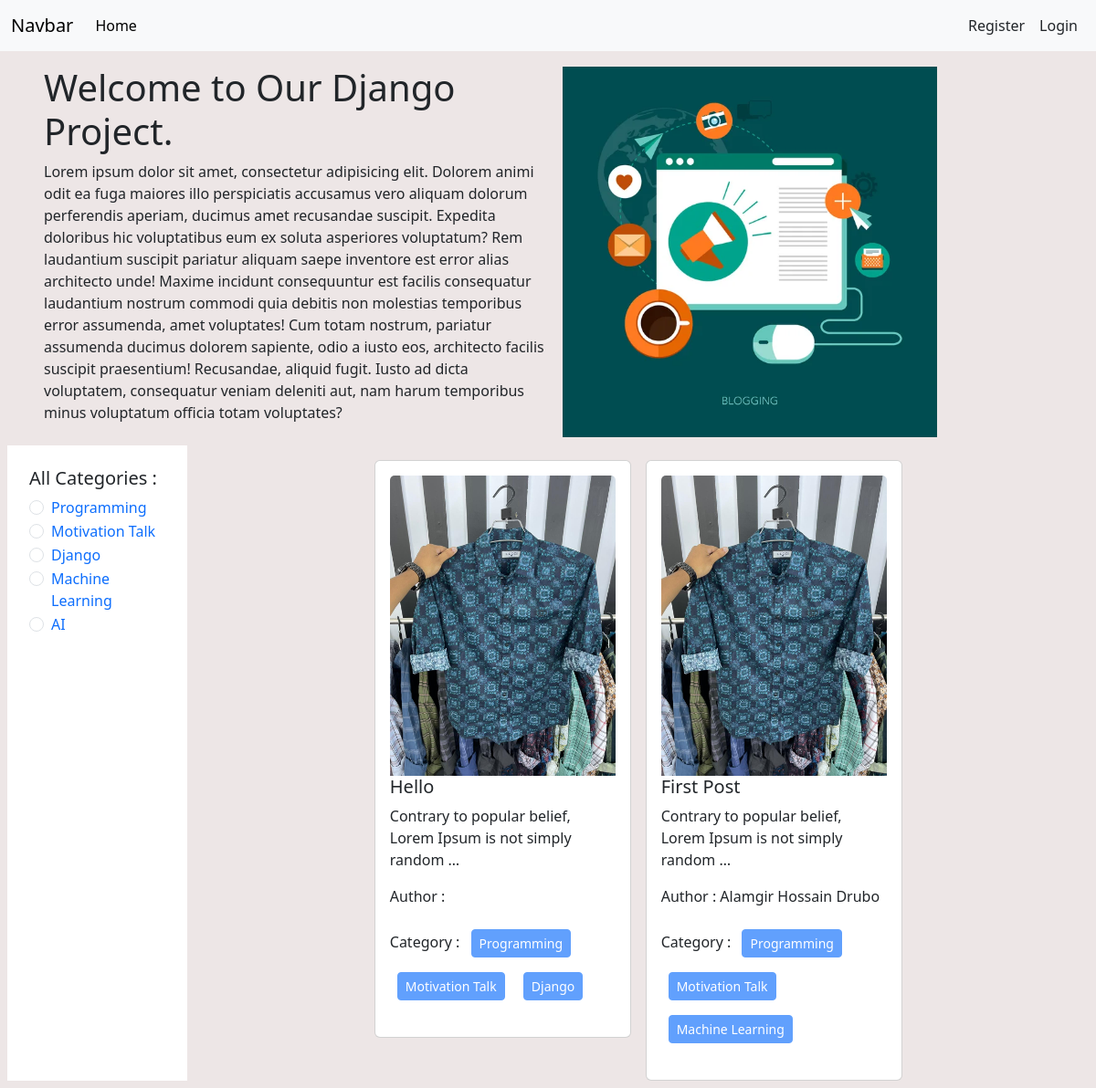
/category/motivation-talk/, run on the app's committed database.
### categories/models.py (models this page shows, shortened)
class Category(models.Model):
    name = models.CharField(max_length=100)
    slug = models.SlugField(max_length=100, unique=True, blank=True, null=True)

### posts/models.py (models this page shows, shortened)
class Post(models.Model):
    title = models.CharField(max_length=100)
    content = models.TextField()
    category = models.ManyToManyField(Category)
    author = models.ForeignKey(User, on_delete=models.CASCADE)
    images = models.ImageField(upload_to="posts/media/uploads/" , blank=True, null=True)

### Blogs/views.py (the view)
# urls.py: 2. Add a URL to urlpatterns:  path('', views.home, name='home')
def home(request, category_slug=None):
    data = Post.objects.all()
    if category_slug is not None:
        category = Category.objects.get(slug = category_slug)
        data = Post.objects.filter(category=category)
    category = Category.objects.all()
    return render(request, 'home.html' , {'datas' : data, 'categories' : category})

### templates/home.html
{% extends "base.html" %}
{% load static %}
{% block content %}
<div class="d-flex flex-wrap px-5 pt-3 align-items-center">
  <div class="col-6 ">
    <h1>Welcome to Our Django Project.</h1>
    <p>Lorem ipsum dolor sit amet, consectetur adipisicing elit. Dolorem animi odit ea fuga maiores illo perspiciatis accusamus vero aliquam dolorum perferendis aperiam, ducimus amet recusandae suscipit. Expedita doloribus hic voluptatibus eum ex soluta asperiores voluptatum? Rem laudantium suscipit pariatur aliquam saepe inventore est error alias architecto unde! Maxime incidunt consequuntur est facilis consequatur laudantium nostrum commodi quia debitis non molestias temporibus error assumenda, amet voluptates! Cum totam nostrum, pariatur assumenda ducimus dolorem sapiente, odio a iusto eos, architecto facilis suscipit praesentium! Recusandae, aliquid fugit. Iusto ad dicta voluptatem, consequatur veniam deleniti aut, nam harum temporibus minus voluptatum officia totam voluptates?</p>
  </div>
  <div  class="col-6">
    <img class="px-3" style="width:80%;" src="{% static 'header.jpg' %}" alt="Image">
  </div>
</div>
<div class="d-flex flex-wrap p-2">
  <div class='col-2 p-4 bg-white'>
    <h5>All Categories : </h5>
    {% for category in categories %}
    <div class="form-check">
      <input class="form-check-input" type="radio" name="flexRadioDefault" id="flexRadioDefault1">
      <label class="form-check-label" for="flexRadioDefault1">
        <a class="text-decoration-none" href="{% url 'category_wise' category.slug %}">{{category.name}}</a>
      </label>
    </div>
    {% endfor %}
  </div>
  <div class='col-10'>
    <div class="d-flex flex-wrap justify-content-center px-5">
      {% for data in datas %}
      <div class="col-sm-4 mb-3 mb-sm-0 pt-3">
          <div class="card mx-2 ">
            <div class="card-body">
              <img src="{{data.images.url}}" class="card-img-top" alt="Image">
              <h5 class="card-title"><a class="text-decoration-none text-dark" href="{% url 'post_detail' data.id %}">{{data.title}}</h5>
              <p class="card-text">{{data.content |truncatewords:10}} </p>
              <p> Author : {{data.author.first_name}}  {{data.author.last_name}} </p>
              <p> Category :
                  {% for i in data.category.all %}
                  <button class='btn btn-primary btn-sm m-2' disabled> {{i.name}} </button>
                  {% endfor %}
              </p>
            </div>
          </div>
        </div>
      {% endfor %}
    </div>
  </div>
</div>
{% endblock  %}

### data on the page
Category: name "Programming"
Category: name "Motivation Talk"
Category: name "Django"
Category: name "Machine Learning"
Category: name "AI"
Post: images (picture), title "Hello", content "Contrary to popular belief, Lorem Ipsum is not simply random …"
Post: images (picture), title "First Post", content "Contrary to popular belief, Lorem Ipsum is not simply random …", author.first_name "Alamgir Hossain", author.last_name "Drubo"
